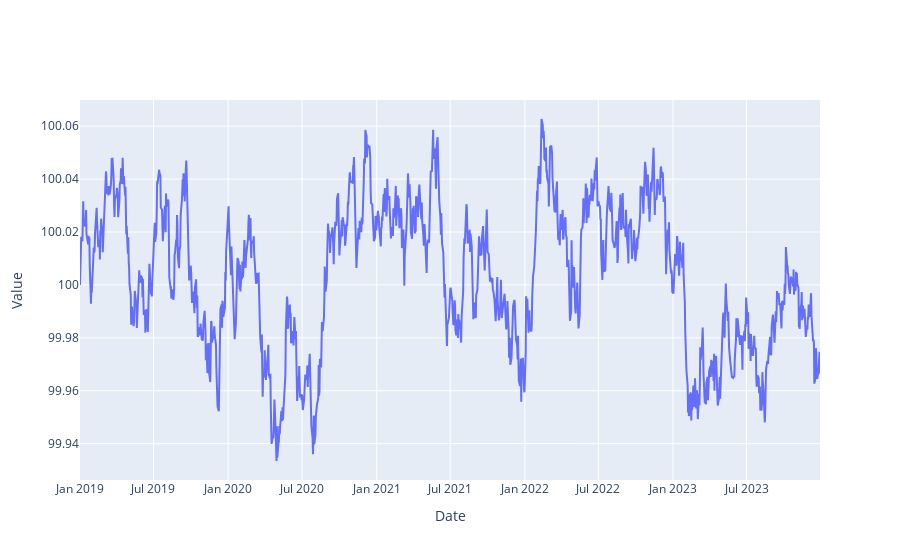

Notebook code for this chart:
### Code cell
u.plot_plotly(test)

### Figure 1 — Plotly figure (JSON) as saved in the notebook; plotly's stock layout.template omitted (floating-point values rounded to 4 significant figures; data arrays with more than 128 entries replaced by an {"elided": "..."} marker saying what was removed)
{"data": [{"mode": "lines", "type": "scatter", "x": {"elided": "1304 str values"}, "y": {"elided": "1304 float values"}}], "layout": {"title": {}, "xaxis": {"title": {"text": "Date"}}, "yaxis": {"title": {"text": "Value"}}}}
